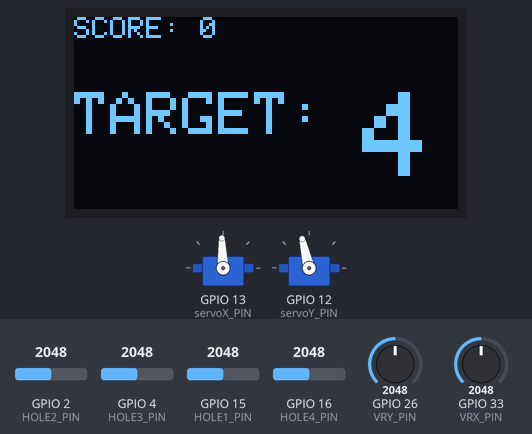
A sketch run on a simulated ESP32. Parts: 128×64 one-colour display, 2 × servo. Inputs (shaded band) come from the test bench; at power-on: GPIO 16 (HOLE4_PIN) = 2048, GPIO 26 (VRY_PIN) = 2048, GPIO 33 (VRX_PIN) = 2048, GPIO 2 (HOLE2_PIN) = 2048, GPIO 4 (HOLE3_PIN) = 2048, GPIO 15 (HOLE1_PIN) = 2048 (analog values on the 0–4095 scale). Random numbers use the default seed unless the sketch sets one; what the sketch prints to the serial monitor is not drawn.

Above: at 2.8 s.
2.9 s: GPIO 16 (HOLE4_PIN) set to 1228
At 3.5 s:
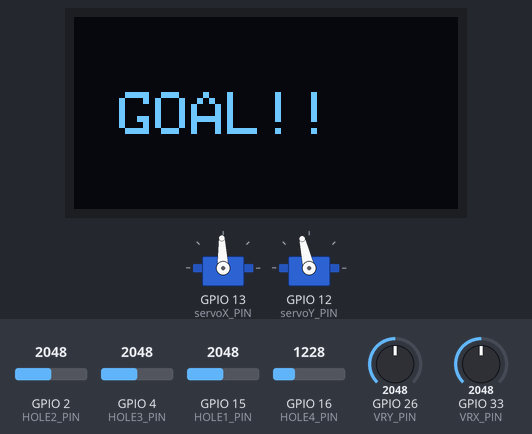
5.2 s: GPIO 26 (VRY_PIN) set to 3972
At 6.6 s:
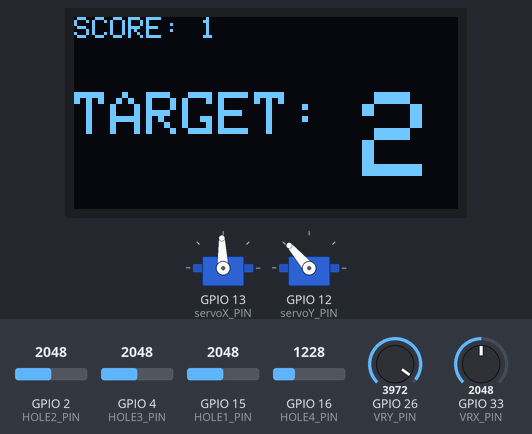
7.2 s: GPIO 33 (VRX_PIN) set to 2866
At 8.5 s:
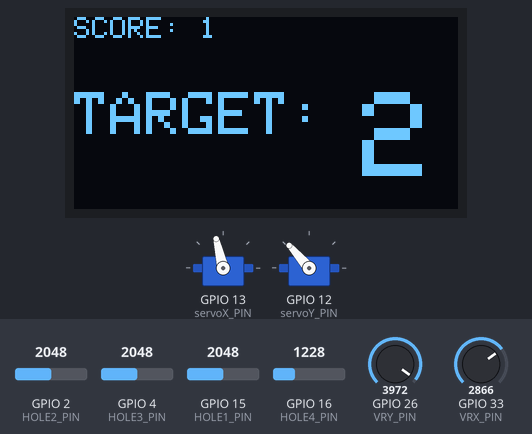
8.9 s: GPIO 2 (HOLE2_PIN) set to 1228
At 10.3 s:
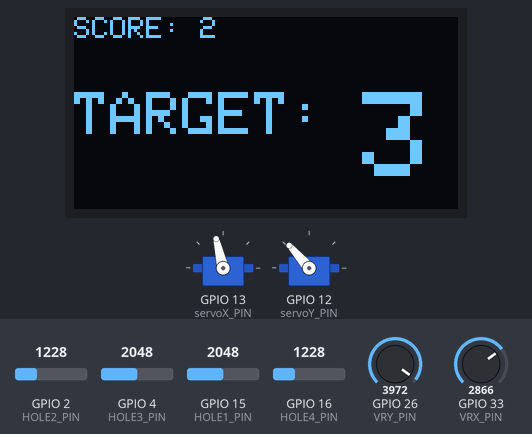
11.2 s: GPIO 26 (VRY_PIN) set to 1228
At 12.9 s:
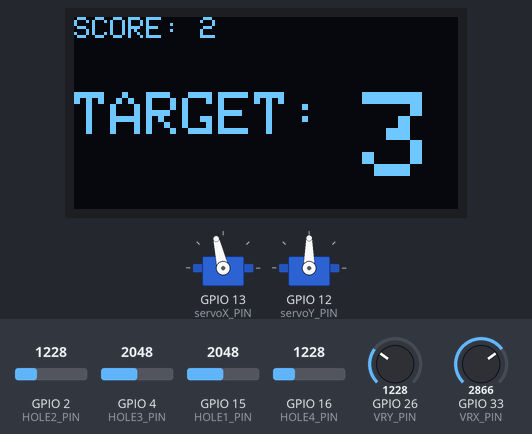
13.5 s: GPIO 33 (VRX_PIN) set to 3972
At 14.9 s:
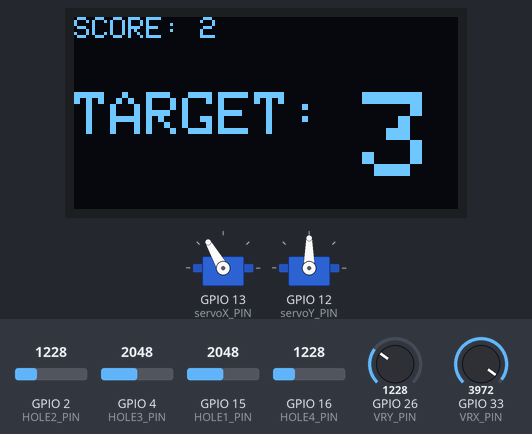
Timing chart, 0 to 16.3 s (numbered marks = the images above; inputs shaded):
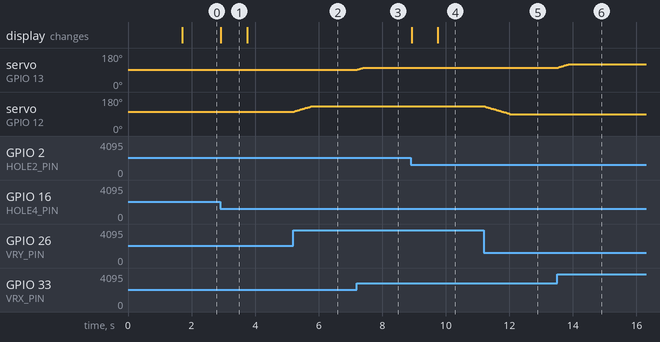

The sketch:

Maze_control_logic.ino
```cpp
#include <ESP32Servo.h>
#include <Wire.h>
#include <Adafruit_GFX.h>
#include <Adafruit_SSD1306.h>

// --- PIN DEFINITIONS ---
#define VRX_PIN    33
#define VRY_PIN    26
#define servoX_PIN 13
#define servoY_PIN 12
#define HOLE1_PIN  15
#define HOLE2_PIN  2
#define HOLE3_PIN  4
#define HOLE4_PIN  16

// --- OLED SETUP ---
#define SCREEN_WIDTH 128
#define SCREEN_HEIGHT 64
Adafruit_SSD1306 display(SCREEN_WIDTH, SCREEN_HEIGHT, &Wire, -1);

// --- CALIBRATION VARIABLES (Values will be set during Setup) ---
int xRawIdle = 0;
int yRawIdle = 0;
int xServoCenter = 92;
int yServoCenter = 103;

// --- GAME & MOVEMENT SETTINGS ---
int rawDeadzone = 80;
float maxSpeed = 0.8;
int sensitivity = 150; // Using your successful detection threshold

// --- GLOBAL VARIABLES ---
Servo servo_x, servo_y;
float currentX = xServoCenter;
float currentY = yServoCenter;
int baseline1, baseline2, baseline3, baseline4;
int score = 0;
int targetHole = 0;

void setup() {
  Serial.begin(115200);
  analogReadResolution(12);
  analogSetAttenuation(ADC_11db);

  if(!display.begin(SSD1306_SWITCHCAPVCC, 0x3C)) {
    for(;;);
  }

  // --- START AUTO-CALIBRATION ---
  display.clearDisplay();
  display.setTextSize(1);
  display.setTextColor(WHITE);
  display.setCursor(0, 10);
  display.println("CALIBRATING...");
  display.println("RELEASE JOYSTICK!");
  display.display();

  // 1. Calculate Joystick Idle (Average 50 samples)
  long xSum = 0, ySum = 0;
  for(int i = 0; i < 50; i++) {
    xSum += analogRead(VRX_PIN);
    ySum += analogRead(VRY_PIN);
    delay(20);
  }
  xRawIdle = xSum / 50;
  yRawIdle = ySum / 50;

  Serial.print("Calibrated X Idle: "); Serial.println(xRawIdle);
  Serial.print("Calibrated Y Idle: "); Serial.println(yRawIdle);

  // 2. Attach Servos & Reset to Center
  servo_x.attach(servoX_PIN);
  servo_y.attach(servoY_PIN);
  servo_x.write(xServoCenter);
  servo_y.write(yServoCenter);

  // 3. Calibrate LDR Baselines for the 4 holes
  baseline1 = calibrateHole(HOLE1_PIN);
  baseline2 = calibrateHole(HOLE2_PIN);
  baseline3 = calibrateHole(HOLE3_PIN);
  baseline4 = calibrateHole(HOLE4_PIN);

  // Pick first random target
  targetHole = random(1, 5);
  updateDisplay();
}

void loop() {
  // --- 1. PRIORITY SENSOR CHECK ---
  // We poll the LDR multiple times to catch the fast steel ball
  bool hitTarget = false;
  for(int i=0; i<10; i++) {
    if (targetHole == 1) hitTarget = (analogRead(HOLE1_PIN) < (baseline1 - sensitivity));
    else if (targetHole == 2) hitTarget = (analogRead(HOLE2_PIN) < (baseline2 - sensitivity));
    else if (targetHole == 3) hitTarget = (analogRead(HOLE3_PIN) < (baseline3 - sensitivity));
    else if (targetHole == 4) hitTarget = (analogRead(HOLE4_PIN) < (baseline4 - sensitivity));

    if(hitTarget) break;
    delay(1);
  }

  if (hitTarget) {
    score++;
    displaySuccess();

    int nextHole;
    do { nextHole = random(1, 5); } while (nextHole == targetHole);
    targetHole = nextHole;

    updateDisplay();
  }

  // --- 2. JOYSTICK & SERVO LOGIC ---
  int xRaw = analogRead(VRX_PIN);
  int yRaw = analogRead(VRY_PIN);
  int targetX, targetY;

  // X Mapping +/- 30 degrees from Auto-Calibrated center
  if (abs(xRaw - xRawIdle) <= rawDeadzone) targetX = xServoCenter;
  else if (xRaw < xRawIdle) targetX = map(xRaw, 0, xRawIdle, xServoCenter - 30, xServoCenter);
  else targetX = map(xRaw, xRawIdle, 4095, xServoCenter, xServoCenter + 30);

  // Y Mapping +/- 30 degrees from Auto-Calibrated center
  if (abs(yRaw - yRawIdle) <= rawDeadzone) targetY = yServoCenter;
  else if (yRaw < yRawIdle) targetY = map(yRaw, 0, yRawIdle, yServoCenter - 30, yServoCenter);
  else targetY = map(yRaw, yRawIdle, 4095, yServoCenter, yServoCenter + 30);

  // Unified Smooth Movement (Speed Limited)
  float diffX = targetX - currentX;
  float diffY = targetY - currentY;

  if (abs(diffX) > maxSpeed) currentX += (diffX > 0) ? maxSpeed : -maxSpeed;
  else currentX = targetX;

  if (abs(diffY) > maxSpeed) currentY += (diffY > 0) ? maxSpeed : -maxSpeed;
  else currentY = targetY;

  servo_x.write((int)currentX);
  servo_y.write((int)currentY);

  delay(5); // Fast loop to keep sensors sharp
}

// --- HELPER FUNCTIONS ---

int calibrateHole(int pin) {
  long sum = 0;
  for(int i=0; i<15; i++) {
    sum += analogRead(pin);
    delay(10);
  }
  return sum / 15;
}

void updateDisplay() {
  display.clearDisplay();
  display.setTextSize(1);
  display.setCursor(0, 0);
  display.print("SCORE: "); display.print(score);
  display.setTextSize(2);
  display.setCursor(0, 25);
  display.print("TARGET: ");
  display.setTextSize(4);
  display.print(targetHole);
  display.display();
}

void displaySuccess() {
  display.clearDisplay();
  display.setTextSize(2);
  display.setCursor(15, 25);
  display.println("GOAL!!");
  display.display();
  delay(800);
}
```

Measured:
- after the input at 2.9 s, the display: changes at once (image 1)
- after the input at 5.2 s, servo on GPIO 12 (servoY_PIN): moves from 103° to 131° over 0.54 s, starting at once
- after the input at 7.2 s, servo on GPIO 13 (servoX_PIN): 92° → 103° at once
- after the input at 8.9 s, the display: first changes at once (image 4 shows a later state)
- after the input at 11.2 s, servo on GPIO 12 (servoY_PIN): moves from 131° to 90° over 0.80 s, starting at once
- after the input at 13.5 s, servo on GPIO 13 (servoX_PIN): moves from 103° to 120° over 0.33 s, starting at once
- what the display in image 1 shows lasts 0.9 s, from 2.9 s to 3.8 s
